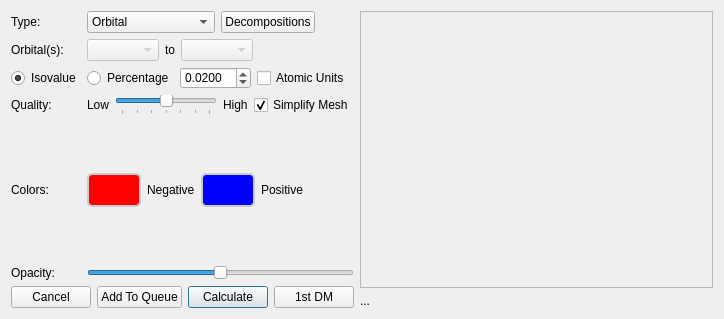
<?xml version="1.0" encoding="UTF-8"?>
<ui version="4.0">
 <class>OrbitalsConfigurator</class>
 <widget class="QDialog" name="OrbitalsConfigurator">
  <property name="geometry">
   <rect>
    <x>0</x>
    <y>0</y>
    <width>724</width>
    <height>319</height>
   </rect>
  </property>
  <property name="sizePolicy">
   <sizepolicy hsizetype="Expanding" vsizetype="Expanding">
    <horstretch>0</horstretch>
    <verstretch>0</verstretch>
   </sizepolicy>
  </property>
  <property name="windowTitle">
   <string>Add Surface</string>
  </property>
  <property name="styleSheet">
   <string>QToolButton {
   color: #333;
   background-color: #666;
   border-width: 2px;
   border-color: #CCC;
   border-style: solid;
   border-radius: 5;
   padding: 0px;
   min-width: 50px;
   max-width: 50px;
   min-height: 30px;
   max-height: 30px;
}

QToolButton:pressed {
   border-color: #222;
}
</string>
  </property>
  <layout class="QHBoxLayout" name="horizontalLayout_5" stretch="1,2">
   <item>
    <layout class="QGridLayout" name="gridLayout_2">
     <item row="1" column="0">
      <widget class="QLabel" name="orbitalLabel">
       <property name="enabled">
        <bool>true</bool>
       </property>
       <property name="text">
        <string>Orbital(s):</string>
       </property>
      </widget>
     </item>
     <item row="5" column="0">
      <widget class="QLabel" name="label">
       <property name="text">
        <string>Opacity:</string>
       </property>
      </widget>
     </item>
     <item row="2" column="0">
      <widget class="QRadioButton" name="isovalueRadio">
       <property name="text">
        <string>Isovalue</string>
       </property>
       <property name="checked">
        <bool>true</bool>
       </property>
      </widget>
     </item>
     <item row="3" column="1">
      <layout class="QHBoxLayout" name="horizontalLayout_6">
       <item>
        <widget class="QLabel" name="label_5">
         <property name="text">
          <string>Low</string>
         </property>
        </widget>
       </item>
       <item>
        <widget class="QSlider" name="quality">
         <property name="sizePolicy">
          <sizepolicy hsizetype="Expanding" vsizetype="Maximum">
           <horstretch>0</horstretch>
           <verstretch>0</verstretch>
          </sizepolicy>
         </property>
         <property name="minimum">
          <number>1</number>
         </property>
         <property name="maximum">
          <number>7</number>
         </property>
         <property name="singleStep">
          <number>1</number>
         </property>
         <property name="pageStep">
          <number>1</number>
         </property>
         <property name="value">
          <number>4</number>
         </property>
         <property name="orientation">
          <enum>Qt::Horizontal</enum>
         </property>
         <property name="tickPosition">
          <enum>QSlider::TicksBelow</enum>
         </property>
         <property name="tickInterval">
          <number>1</number>
         </property>
        </widget>
       </item>
       <item>
        <widget class="QLabel" name="label_6">
         <property name="text">
          <string>High</string>
         </property>
        </widget>
       </item>
       <item>
        <widget class="QCheckBox" name="simplifyMeshCheckBox">
         <property name="text">
          <string>Simplify Mesh</string>
         </property>
         <property name="checked">
          <bool>true</bool>
         </property>
        </widget>
       </item>
      </layout>
     </item>
     <item row="6" column="0" colspan="2">
      <layout class="QHBoxLayout" name="horizontalLayout_8">
       <item>
        <widget class="QPushButton" name="cancelButton">
         <property name="text">
          <string>Cancel</string>
         </property>
         <property name="autoDefault">
          <bool>false</bool>
         </property>
        </widget>
       </item>
       <item>
        <widget class="QPushButton" name="addToQueueButton">
         <property name="text">
          <string>Add To Queue</string>
         </property>
         <property name="default">
          <bool>false</bool>
         </property>
        </widget>
       </item>
       <item>
        <widget class="QPushButton" name="calculateButton">
         <property name="text">
          <string>Calculate</string>
         </property>
         <property name="default">
          <bool>true</bool>
         </property>
        </widget>
       </item>
       <item>
        <widget class="QPushButton" name="densityMatrixButton">
         <property name="text">
          <string>1st DM</string>
         </property>
        </widget>
       </item>
       <item>
        <spacer name="horizontalSpacer_6">
         <property name="orientation">
          <enum>Qt::Horizontal</enum>
         </property>
         <property name="sizeHint" stdset="0">
          <size>
           <width>1</width>
           <height>20</height>
          </size>
         </property>
        </spacer>
       </item>
      </layout>
     </item>
     <item row="4" column="0">
      <widget class="QLabel" name="label_12">
       <property name="text">
        <string>Colors: </string>
       </property>
      </widget>
     </item>
     <item row="0" column="1">
      <layout class="QHBoxLayout" name="horizontalLayout">
       <item>
        <widget class="QComboBox" name="surfaceType">
         <item>
          <property name="text">
           <string>Orbital</string>
          </property>
         </item>
         <item>
          <property name="text">
           <string>Density</string>
          </property>
         </item>
         <item>
          <property name="text">
           <string>Spin Density</string>
          </property>
         </item>
         <item>
          <property name="text">
           <string>Spin-Only Density</string>
          </property>
         </item>
        </widget>
       </item>
       <item>
        <widget class="QPushButton" name="mullikenDecompositionsButton">
         <property name="text">
          <string>Decompositions</string>
         </property>
        </widget>
       </item>
       <item>
        <spacer name="horizontalSpacer">
         <property name="orientation">
          <enum>Qt::Horizontal</enum>
         </property>
         <property name="sizeHint" stdset="0">
          <size>
           <width>1</width>
           <height>20</height>
          </size>
         </property>
        </spacer>
       </item>
      </layout>
     </item>
     <item row="0" column="0">
      <widget class="QLabel" name="label_7">
       <property name="sizePolicy">
        <sizepolicy hsizetype="Preferred" vsizetype="Preferred">
         <horstretch>0</horstretch>
         <verstretch>0</verstretch>
        </sizepolicy>
       </property>
       <property name="text">
        <string>Type:</string>
       </property>
      </widget>
     </item>
     <item row="4" column="1">
      <layout class="QHBoxLayout" name="horizontalLayout_4">
       <item>
        <widget class="QToolButton" name="negativeColorButton">
         <property name="styleSheet">
          <string notr="true">QToolButton {
   background-color: rgb(255, 0, 0);
}</string>
         </property>
         <property name="text">
          <string/>
         </property>
         <property name="iconSize">
          <size>
           <width>32</width>
           <height>16</height>
          </size>
         </property>
        </widget>
       </item>
       <item>
        <widget class="QLabel" name="negativeLabel">
         <property name="text">
          <string>Negative</string>
         </property>
        </widget>
       </item>
       <item>
        <widget class="QToolButton" name="positiveColorButton">
         <property name="styleSheet">
          <string notr="true">QToolButton {
   background-color: rgb(0, 0, 255);
}</string>
         </property>
         <property name="text">
          <string/>
         </property>
         <property name="iconSize">
          <size>
           <width>32</width>
           <height>16</height>
          </size>
         </property>
        </widget>
       </item>
       <item>
        <widget class="QLabel" name="label_9">
         <property name="text">
          <string>Positive</string>
         </property>
        </widget>
       </item>
       <item>
        <spacer name="horizontalSpacer_10">
         <property name="orientation">
          <enum>Qt::Horizontal</enum>
         </property>
         <property name="sizeType">
          <enum>QSizePolicy::Expanding</enum>
         </property>
         <property name="sizeHint" stdset="0">
          <size>
           <width>1</width>
           <height>20</height>
          </size>
         </property>
        </spacer>
       </item>
      </layout>
     </item>
     <item row="2" column="1">
      <layout class="QHBoxLayout" name="horizontalLayout_9">
       <item>
        <widget class="QRadioButton" name="percentageRadio">
         <property name="text">
          <string>Percentage</string>
         </property>
        </widget>
       </item>
       <item>
        <widget class="QDoubleSpinBox" name="isovalue">
         <property name="decimals">
          <number>4</number>
         </property>
         <property name="minimum">
          <double>0.000100000000000</double>
         </property>
         <property name="maximum">
          <double>99.999899999999997</double>
         </property>
         <property name="singleStep">
          <double>0.001000000000000</double>
         </property>
         <property name="value">
          <double>0.020000000000000</double>
         </property>
        </widget>
       </item>
       <item>
        <widget class="QCheckBox" name="atomicUnits">
         <property name="text">
          <string>Atomic Units</string>
         </property>
        </widget>
       </item>
       <item>
        <spacer name="horizontalSpacer_4">
         <property name="orientation">
          <enum>Qt::Horizontal</enum>
         </property>
         <property name="sizeHint" stdset="0">
          <size>
           <width>1</width>
           <height>20</height>
          </size>
         </property>
        </spacer>
       </item>
      </layout>
     </item>
     <item row="3" column="0">
      <widget class="QLabel" name="label_4">
       <property name="text">
        <string>Quality:</string>
       </property>
      </widget>
     </item>
     <item row="5" column="1">
      <layout class="QHBoxLayout" name="horizontalLayout_7">
       <item>
        <widget class="QSlider" name="opacity">
         <property name="sizePolicy">
          <sizepolicy hsizetype="Expanding" vsizetype="Maximum">
           <horstretch>0</horstretch>
           <verstretch>0</verstretch>
          </sizepolicy>
         </property>
         <property name="minimumSize">
          <size>
           <width>78</width>
           <height>0</height>
          </size>
         </property>
         <property name="maximum">
          <number>100</number>
         </property>
         <property name="value">
          <number>50</number>
         </property>
         <property name="orientation">
          <enum>Qt::Horizontal</enum>
         </property>
        </widget>
       </item>
      </layout>
     </item>
     <item row="1" column="1">
      <layout class="QHBoxLayout" name="horizontalLayout_2">
       <item>
        <widget class="QComboBox" name="orbitalRangeMin">
         <property name="enabled">
          <bool>false</bool>
         </property>
        </widget>
       </item>
       <item>
        <widget class="QLabel" name="label_10">
         <property name="text">
          <string>to</string>
         </property>
        </widget>
       </item>
       <item>
        <widget class="QComboBox" name="orbitalRangeMax">
         <property name="enabled">
          <bool>false</bool>
         </property>
        </widget>
       </item>
       <item>
        <spacer name="horizontalSpacer_2">
         <property name="orientation">
          <enum>Qt::Horizontal</enum>
         </property>
         <property name="sizeType">
          <enum>QSizePolicy::Expanding</enum>
         </property>
         <property name="sizeHint" stdset="0">
          <size>
           <width>1</width>
           <height>20</height>
          </size>
         </property>
        </spacer>
       </item>
      </layout>
     </item>
    </layout>
   </item>
   <item>
    <layout class="QVBoxLayout" name="verticalLayout">
     <item>
      <widget class="QFrame" name="energyFrame">
       <property name="sizePolicy">
        <sizepolicy hsizetype="Expanding" vsizetype="Preferred">
         <horstretch>0</horstretch>
         <verstretch>0</verstretch>
        </sizepolicy>
       </property>
       <property name="frameShape">
        <enum>QFrame::StyledPanel</enum>
       </property>
       <property name="frameShadow">
        <enum>QFrame::Raised</enum>
       </property>
      </widget>
     </item>
     <item>
      <widget class="QLabel" name="energyLabel">
       <property name="sizePolicy">
        <sizepolicy hsizetype="Preferred" vsizetype="Fixed">
         <horstretch>0</horstretch>
         <verstretch>0</verstretch>
        </sizepolicy>
       </property>
       <property name="minimumSize">
        <size>
         <width>0</width>
         <height>0</height>
        </size>
       </property>
       <property name="text">
        <string>...</string>
       </property>
      </widget>
     </item>
    </layout>
   </item>
  </layout>
 </widget>
 <resources>
  <include location="../../resources/IQmol.qrc"/>
 </resources>
 <connections/>
</ui>
